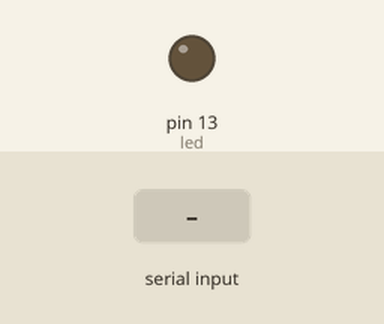
The sketch below on a simulated Arduino Mega 2560, built with avr-gcc and run on an emulated ATmega2560. On the bench: output pins drawn as LEDs (lit = HIGH). Inputs (shaded band) come from the test bench.

Above: at 1.2 s.
1.3 s: "A" received over the second serial link
At 3.7 s:
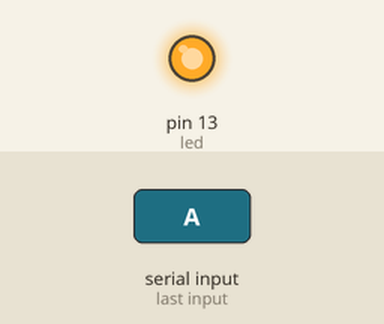
Timing chart, 0 to 5.2 s (numbered marks = the images above; inputs shaded):
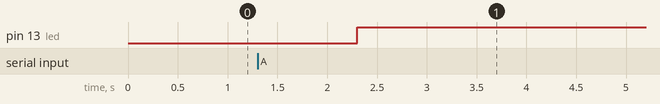

The sketch:

CODIGO.ARDUINO.ino
```cpp
int led=13;

void setup() {
  // Inicializa a comunicação serial com a velocidade 9600 bps
  Serial.begin(9600);
  Serial1.begin(9600);
  pinMode(led, OUTPUT); // Configura o pino 13 como saída para o LED
}

void loop() {
  if (Serial1.available()) {
    char receivedChar = Serial1.read();
    if (receivedChar == "A") {
      digitalWrite(led, HIGH);

    }
   else{
      digitalWrite(led,LOW);
      delay(1000);
      digitalWrite(led, HIGH);
      delay(1000);
    }
  }
}
```

Measured:
- after the input at 1.3 s, pin 13 (led): LOW → HIGH after 1.0 s
